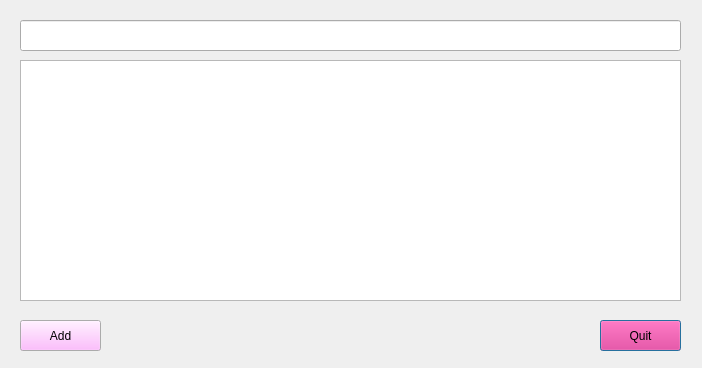
<?xml version="1.0" encoding="UTF-8"?>
<ui version="4.0">
 <class>Dialog</class>
 <widget class="QDialog" name="Dialog">
  <property name="geometry">
   <rect>
    <x>0</x>
    <y>0</y>
    <width>702</width>
    <height>368</height>
   </rect>
  </property>
  <property name="palette">
   <palette>
    <active>
     <colorrole role="Button">
      <brush brushstyle="SolidPattern">
       <color alpha="255">
        <red>255</red>
        <green>0</green>
        <blue>127</blue>
       </color>
      </brush>
     </colorrole>
    </active>
    <inactive>
     <colorrole role="Button">
      <brush brushstyle="SolidPattern">
       <color alpha="255">
        <red>255</red>
        <green>0</green>
        <blue>127</blue>
       </color>
      </brush>
     </colorrole>
    </inactive>
    <disabled>
     <colorrole role="Button">
      <brush brushstyle="SolidPattern">
       <color alpha="255">
        <red>255</red>
        <green>0</green>
        <blue>127</blue>
       </color>
      </brush>
     </colorrole>
    </disabled>
   </palette>
  </property>
  <property name="windowTitle">
   <string>Dialog</string>
  </property>
  <widget class="QPushButton" name="pushButton_Quit">
   <property name="geometry">
    <rect>
     <x>600</x>
     <y>320</y>
     <width>81</width>
     <height>31</height>
    </rect>
   </property>
   <property name="palette">
    <palette>
     <active>
      <colorrole role="Light">
       <brush brushstyle="SolidPattern">
        <color alpha="255">
         <red>255</red>
         <green>189</green>
         <blue>176</blue>
        </color>
       </brush>
      </colorrole>
      <colorrole role="Midlight">
       <brush brushstyle="SolidPattern">
        <color alpha="255">
         <red>227</red>
         <green>190</green>
         <blue>172</blue>
        </color>
       </brush>
      </colorrole>
     </active>
     <inactive>
      <colorrole role="Light">
       <brush brushstyle="SolidPattern">
        <color alpha="255">
         <red>255</red>
         <green>189</green>
         <blue>176</blue>
        </color>
       </brush>
      </colorrole>
      <colorrole role="Midlight">
       <brush brushstyle="SolidPattern">
        <color alpha="255">
         <red>227</red>
         <green>190</green>
         <blue>172</blue>
        </color>
       </brush>
      </colorrole>
     </inactive>
     <disabled>
      <colorrole role="Light">
       <brush brushstyle="SolidPattern">
        <color alpha="255">
         <red>255</red>
         <green>189</green>
         <blue>176</blue>
        </color>
       </brush>
      </colorrole>
      <colorrole role="Midlight">
       <brush brushstyle="SolidPattern">
        <color alpha="255">
         <red>227</red>
         <green>190</green>
         <blue>172</blue>
        </color>
       </brush>
      </colorrole>
     </disabled>
    </palette>
   </property>
   <property name="text">
    <string>Quit</string>
   </property>
  </widget>
  <widget class="QPushButton" name="pushButton_Add">
   <property name="geometry">
    <rect>
     <x>20</x>
     <y>320</y>
     <width>81</width>
     <height>31</height>
    </rect>
   </property>
   <property name="palette">
    <palette>
     <active>
      <colorrole role="Button">
       <brush brushstyle="SolidPattern">
        <color alpha="255">
         <red>255</red>
         <green>0</green>
         <blue>0</blue>
        </color>
       </brush>
      </colorrole>
     </active>
     <inactive>
      <colorrole role="Button">
       <brush brushstyle="SolidPattern">
        <color alpha="255">
         <red>255</red>
         <green>170</green>
         <blue>255</blue>
        </color>
       </brush>
      </colorrole>
     </inactive>
     <disabled>
      <colorrole role="Button">
       <brush brushstyle="SolidPattern">
        <color alpha="255">
         <red>170</red>
         <green>170</green>
         <blue>255</blue>
        </color>
       </brush>
      </colorrole>
     </disabled>
    </palette>
   </property>
   <property name="text">
    <string>Add</string>
   </property>
  </widget>
  <widget class="QLineEdit" name="lineEditToDo">
   <property name="geometry">
    <rect>
     <x>20</x>
     <y>20</y>
     <width>661</width>
     <height>31</height>
    </rect>
   </property>
   <property name="palette">
    <palette>
     <active>
      <colorrole role="Button">
       <brush brushstyle="SolidPattern">
        <color alpha="255">
         <red>255</red>
         <green>155</green>
         <blue>157</blue>
        </color>
       </brush>
      </colorrole>
     </active>
     <inactive>
      <colorrole role="Button">
       <brush brushstyle="SolidPattern">
        <color alpha="255">
         <red>255</red>
         <green>155</green>
         <blue>157</blue>
        </color>
       </brush>
      </colorrole>
     </inactive>
     <disabled>
      <colorrole role="Button">
       <brush brushstyle="SolidPattern">
        <color alpha="255">
         <red>255</red>
         <green>155</green>
         <blue>157</blue>
        </color>
       </brush>
      </colorrole>
     </disabled>
    </palette>
   </property>
  </widget>
  <widget class="QTextEdit" name="textEditToDoList">
   <property name="geometry">
    <rect>
     <x>20</x>
     <y>60</y>
     <width>661</width>
     <height>241</height>
    </rect>
   </property>
   <property name="acceptDrops">
    <bool>false</bool>
   </property>
   <property name="readOnly">
    <bool>false</bool>
   </property>
  </widget>
 </widget>
 <resources/>
 <connections/>
</ui>
